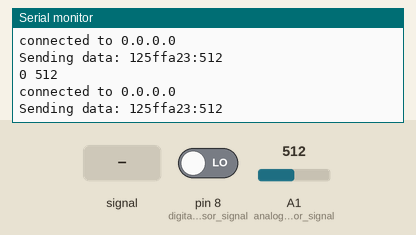
This sketch was run on a simulated Arduino Uno, built with avr-gcc and run on an emulated ATmega328P. On the bench: the last lines printed to the serial monitor. The test bench sets the inputs (shaded band); at power-on: A1 (analog_sensor_signal) = 512, pin 8 (digital_sensor_signal) LOW. WiFi joins after 1.5 s; servers stay silent unless stated.

Above: at 3.0 s.
3.1 s: A1 (analog_sensor_signal) fed a 200 Hz sine of ±81 counts around its level
At 3.56 s:
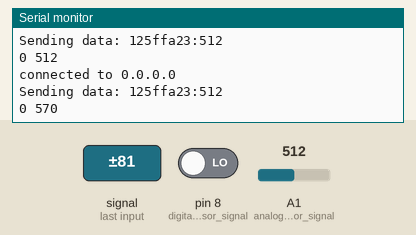
4.8 s: A1 (analog_sensor_signal) set to 716
At 5.6 s:
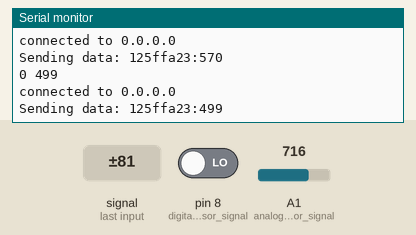
6.5 s: pin 8 (digital_sensor_signal) driven HIGH
At 7.17 s:
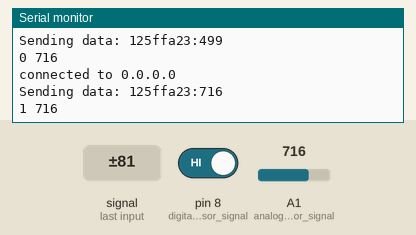
8.2 s: A1 (analog_sensor_signal) fed a 1000 Hz sine of ±255 counts around its level
At 8.9 s:
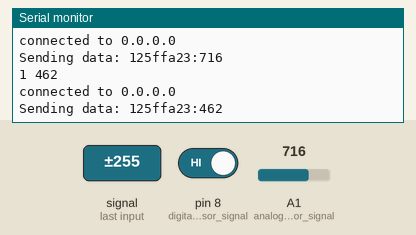
9.9 s: A1 (analog_sensor_signal) set to 900
At 11.4 s:
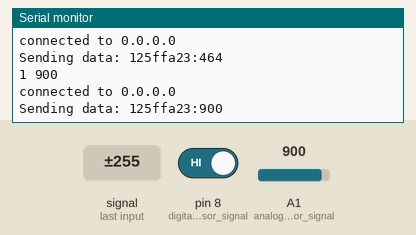
11.6 s: pin 8 (digital_sensor_signal) driven LOW
At 11.98 s:
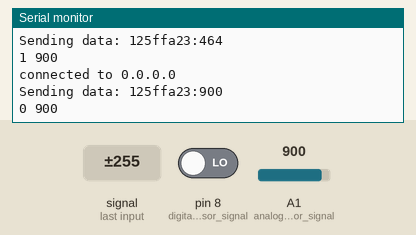
Timing chart, 0 to 14.3 s (numbered marks = the images above; inputs shaded):
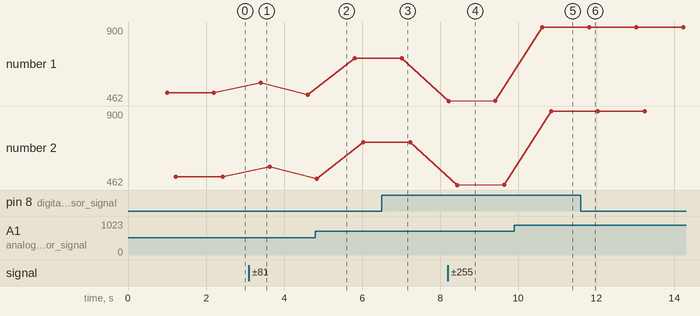

Measured:
- after the input at 3.1 s, the serial monitor: prints a new line after 0.31 s (image 1)
- after the input at 6.5 s, the serial monitor: prints a new line after 0.51 s (image 3)
- after the input at 8.2 s, the serial monitor: prints a new line at once (image 4)
- after the input at 9.9 s, the serial monitor: prints a new line after 0.72 s (image 5)
- after the input at 11.6 s, the serial monitor: prints a new line after 0.22 s (image 6)
- plotted number 1: 512 → 499 after the input at 3.1 s, 499 → 716 after the input at 4.8 s, 716 → 464 after the input at 8.2 s, 464 → 900 after the input at 9.9 s
- plotted number 2: 512 → 570 after the input at 3.1 s, 570 → 716 after the input at 4.8 s, 716 → 464 after the input at 8.2 s, 464 → 900 after the input at 9.9 s

The sketch:

arduino_sketch.ino
```cpp
#include <Ethernet.h>
#include <SPI.h>

// socket server address
IPAddress server(192, 168, 1, 72);
#define port 8887

IPAddress ip(192, 168, 1, 177);
IPAddress myDns(192, 168, 0, 1);

#define id "125ffa23"

byte mac[] = { 0xDE, 0xAD, 0xBE, 0xEF, 0xFE, 0xED };

EthernetClient client;

const int analog_sensor_signal = A1;
const int digital_sensor_signal = 8;

int value = 0;

void get_data_from_sensor(){
  value = analogRead(analog_sensor_signal);
  int temp = digitalRead(digital_sensor_signal);
  Serial.print(temp);
  Serial.print(' ');
  Serial.println(value);
}

void send_data(){
  if (client.connect(server, 8887)) {
    Serial.print("connected to ");
    Serial.println(client.remoteIP());
    // Make a HTTP request:
    //String data = id + ':' + value;
    Serial.print("Sending data: ");
    Serial.print(id);
    Serial.print(":");
    Serial.println(value);
    String data = id;
    data += ':';
    data += String(value);
    client.println(data);
  } else {
    // if you didn't get a connection to the server:
    Serial.println("connection failed");
  }
}

void setup() {
  // put your setup code here, to run once:
  Serial.begin(9600);
  pinMode(digital_sensor_signal, INPUT);
  pinMode(analog_sensor_signal, INPUT);
  Serial.println("Initialize Ethernet with DHCP:");
  Ethernet.begin(mac, ip, myDns);
  if (false) {
    Serial.println("Failed to configure Ethernet using DHCP");
    // Check for Ethernet hardware present
    if (Ethernet.hardwareStatus() == EthernetNoHardware) {
      Serial.println("Ethernet shield was not found.  Sorry, can't run without hardware. :(");
      while (true) {
        delay(1); // do nothing, no point running without Ethernet hardware
      }
    }
    if (Ethernet.linkStatus() == LinkOFF) {
      Serial.println("Ethernet cable is not connected.");
    }
    // try to congifure using IP address instead of DHCP:
    Ethernet.begin(mac, ip, myDns);
  } else {
    Serial.print("  DHCP assigned IP ");
    Serial.println(Ethernet.localIP());
  }
}

void loop() {
  // put your main code here, to run repeatedly:
  delay(1000);
  get_data_from_sensor();
  send_data();
}
```
